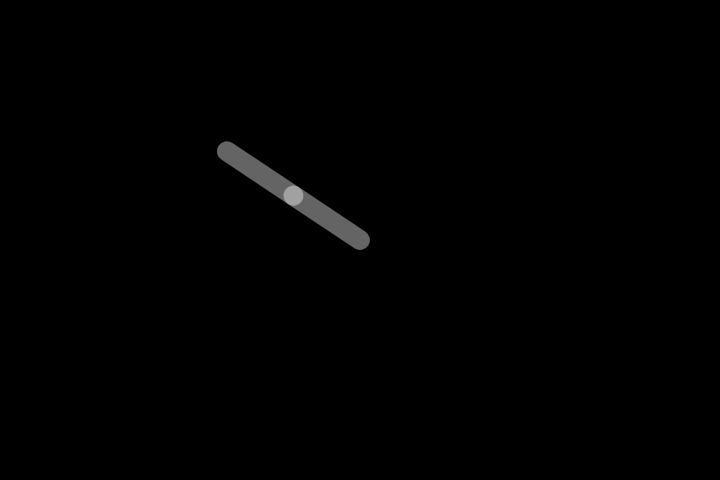
Frame 1 (no input)
Frame 60 (no input): identical to frame 1, image omitted
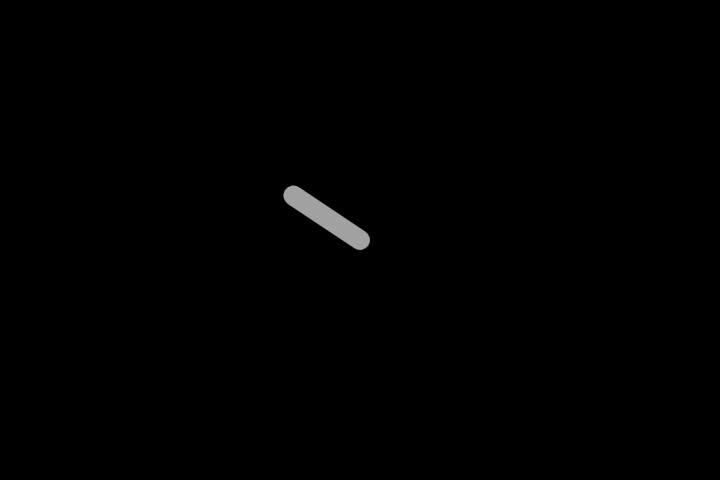
Frame 120 (the mouse pressed at the canvas centre since frame 60)

The p5.js sketch that drew these frames (run headless with seeded random() and noise() and a simulated clock; from frame 60 on, the mouse is pressed at the canvas centre):

// p5.js sketch
// ── sketch.js
var segLength = 80,
  x, y, x2, y2;
var running = false;
var nib = 0;
function setup() {
  createCanvas(720, 480);
  strokeWeight(20);
  stroke(255, 100);

  x = width/2;
  y = height/2;
  x2 = x;
  y2 = y;
}

function draw() {
  background(0);
  dragSegment(0, mouseX, mouseY);
  for( var i=0; i<x.length-1; i++) {
    dragSegment(i+1, x[i], y[i]);
  }
}

function dragSegment(i, xin, yin) {
  background(0);

  dx = mouseX - x;
  dy = mouseY - y;
  angle1 = atan2(dy, dx);

  tx = mouseX - cos(angle1) * segLength;
  ty = mouseY - sin(angle1) * segLength;
  dx = tx - x2;
  dy = ty - y2;
  angle2 = atan2(dy, dx);
  x = x2 + cos(angle2) * segLength;
  y = y2 + sin(angle2) * segLength;

  segment(x, y, angle1);
  segment(x2, y2, angle2);
}


function segment(x, y, a) {
  push();
  translate(x, y);
  rotate(a);
  line(0, 0, segLength, 0);
  pop();
}
function mouseClicked(){
  
  if(!running){
    push();
    translate(x,y);
    fill(255);
    ellipse(0,0,nib,nib);
    nib++;
    if(nib>=100){
      nib = 0;
      running = false;
    }
  }
}
